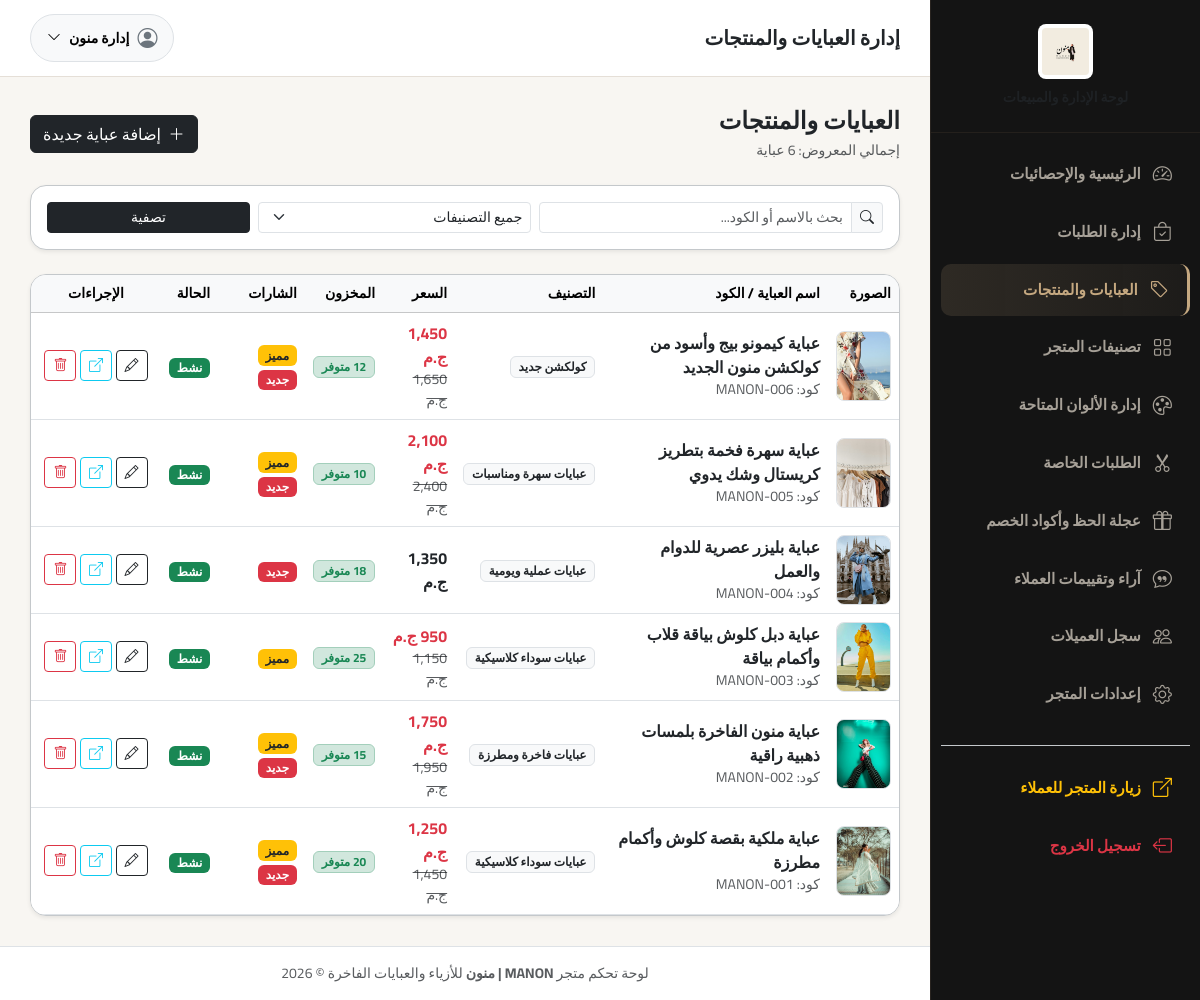
/admin/products.php (signed in), run on the app's committed database.
### tables this page shows
CREATE TABLE `products` (
  `id` INT AUTO_INCREMENT PRIMARY KEY,
  `category_id` INT NOT NULL,
  `name` VARCHAR(255) NOT NULL,
  `slug` VARCHAR(255) NOT NULL UNIQUE,
  `sku` VARCHAR(100) NULL,
  `short_desc` VARCHAR(500) NULL,
  `description` LONGTEXT NULL,
  `price` DECIMAL(10,2) NOT NULL,
  `sale_price` DECIMAL(10,2) NULL,
  `stock_quantity` INT NOT NULL DEFAULT 15,
  `sizes` VARCHAR(150) NOT NULL DEFAULT '52, 54, 56, 58, 60',
  `fabric` VARCHAR(150) NOT NULL DEFAULT 'حرير ملكي كوري فاخر',
  `color` VARCHAR(100) NOT NULL DEFAULT 'أسود فاحم ملكي',
  `main_image` VARCHAR(255) NOT NULL,
  `is_featured` TINYINT(1) NOT NULL DEFAULT 0,
  `is_new` TINYINT(1) NOT NULL DEFAULT 1,
  `is_active` TINYINT(1) NOT NULL DEFAULT 1,
  `views_count` INT NOT NULL DEFAULT 0,
  `created_at` DATETIME NOT NULL DEFAULT CURRENT_TIMESTAMP,
  `updated_at` DATETIME NOT NULL DEFAULT CURRENT_TIMESTAMP ON UPDATE CURRENT_TIMESTAMP,
  INDEX (`category_id`),
  INDEX (`slug`),
  INDEX (`is_active`),
  INDEX (`is_featured`),
  INDEX (`is_new`),
  CONSTRAINT `fk_product_category` FOREIGN KEY (`category_id`) REFERENCES `categories` (`id`) ON DELETE RESTRICT ON UPDATE CASCADE
);

CREATE TABLE `categories` (
  `id` INT AUTO_INCREMENT PRIMARY KEY,
  `name` VARCHAR(150) NOT NULL,
  `slug` VARCHAR(150) NOT NULL UNIQUE,
  `description` TEXT NULL,
  `image` VARCHAR(255) NULL,
  `is_active` TINYINT(1) NOT NULL DEFAULT 1,
  `sort_order` INT NOT NULL DEFAULT 0,
  `created_at` DATETIME NOT NULL DEFAULT CURRENT_TIMESTAMP,
  `updated_at` DATETIME NOT NULL DEFAULT CURRENT_TIMESTAMP ON UPDATE CURRENT_TIMESTAMP
);

### includes/functions.php (called while the page is built, shortened)
<?php
function e($string) {
    return htmlspecialchars((string)$string, ENT_QUOTES, 'UTF-8');
}
function getSetting($key, $default = '') {
    static $settingsCache = null;
    if ($settingsCache === null) {
        $db = getDB();
        try {
            $stmt = $db->query("SELECT setting_key, setting_value FROM settings");
            $settingsCache = $stmt->fetchAll(PDO::FETCH_KEY_PAIR);
        } catch (Exception $e) {
            $settingsCache = [];
        }
    }
    return $settingsCache[$key] ?? $default;
}
function formatPrice($amount) {
    $currency = getSetting('currency', DEFAULT_CURRENCY);
    return number_format((float)$amount, 0) . ' ' . $currency;
}

### admin/products.php (the view, shortened to what this page needs)
<?php
require_once __DIR__ . '/includes/header.php';
$db = getDB();
$search = trim($_GET['search'] ?? '');
$sql = "
    SELECT p.*, c.name AS category_name
    FROM products p
    JOIN categories c ON p.category_id = c.id
    WHERE 1=1
";
$params = [];
$sql .= " ORDER BY p.id DESC";
$stmt = $db->prepare($sql);
$stmt->execute($params);
$products = $stmt->fetchAll();
?>
<div class="d-flex flex-column flex-md-row justify-content-between align-items-md-center mb-4 gap-3">
    <div>
        <h4 class="fw-bold text-dark mb-1">العبايات والمنتجات</h4>
        <p class="text-muted small mb-0">إجمالي المعروض: <?= count($products) ?> عباية</p>
    </div>
    <div>
        <a href="product-add.php" class="btn btn-dark">
            <i class="bi bi-plus-lg me-1"></i> إضافة عباية جديدة
        </a>
    </div>
</div>
<div class="bg-white p-3 rounded-4 shadow-sm border border-secondary-subtle mb-4">
    <form action="products.php" method="GET" class="row g-2 align-items-center">
        <div class="col-md-5">
            <div class="input-group input-group-sm">
                <span class="input-group-text bg-light"><i class="bi bi-search"></i></span>
                <input type="text" name="search" class="form-control" placeholder="بحث بالاسم أو الكود..." value="<?= e($search) ?>">
            </div>
        </div>
        <div class="col-md-4">
            <select name="category" class="form-select form-select-sm" onchange="this.form.submit()">
                <option value="0">جميع التصنيفات</option>
            </select>
        </div>
        <div class="col-md-3 d-flex gap-2">
            <button type="submit" class="btn btn-dark btn-sm w-100">تصفية</button>
        </div>
    </form>
</div>
<div class="bg-white rounded-4 shadow-sm border border-secondary-subtle overflow-hidden">
    <?php if (empty($products)): ?>
        <div class="p-5 text-center text-muted">
            <i class="bi bi-box-seam fs-1 d-block mb-2"></i>
            لا توجد منتجات مطابقة لخيارات البحث.
        </div>
    <?php else: ?>
        <div class="table-responsive">
            <table class="table table-hover align-middle mb-0">
                <thead class="table-light small">
                    <tr>
                        <th style="width: 70px;">الصورة</th>
                        <th>اسم العباية / الكود</th>
                        <th>التصنيف</th>
                        <th>السعر</th>
                        <th>المخزون</th>
                        <th>الشارات</th>
                        <th>الحالة</th>
                        <th class="text-center" style="width: 130px;">الإجراءات</th>
                    </tr>
                </thead>
                <tbody>
                    <?php foreach ($products as $p): ?>
                        <tr>
                            <td>
                                <img src="<?= BASE_URL . e($p['main_image']) ?>" alt="" class="rounded-3 border object-fit-cover" style="width: 55px; height: 70px;">
                            </td>
                            <td>
                                <div class="fw-bold text-dark"><?= e($p['name']) ?></div>
                                <div class="small text-muted">كود: <?= e($p['sku'] ?: '—') ?></div>
                            </td>
                            <td>
                                <span class="badge bg-light text-dark border"><?= e($p['category_name']) ?></span>
                            </td>
                            <td>
                                <?php if ($p['sale_price']): ?>
                                    <div class="fw-bold text-danger"><?= formatPrice($p['sale_price']) ?></div>
                                    <div class="small text-muted text-decoration-line-through"><?= formatPrice($p['price']) ?></div>
                                <?php else: ?>
                                    <div class="fw-bold text-dark"><?= formatPrice($p['price']) ?></div>
                                <?php endif; ?>
                            </td>
                            <td>
                                <?php if ($p['stock_quantity'] > 5): ?>
                                    <span class="badge bg-success-subtle text-success border border-success-subtle"><?= $p['stock_quantity'] ?> متوفر</span>
                                <?php elseif ($p['stock_quantity'] > 0): ?>
                                    <span class="badge bg-warning-subtle text-warning border border-warning-subtle"><?= $p['stock_quantity'] ?> متبقي قليل</span>
                                <?php else: ?>
                                    <span class="badge bg-danger-subtle text-danger border border-danger-subtle">نفد المخزون</span>
                                <?php endif; ?>
                            </td>
                            <td>
                                <?php if ($p['is_featured']): ?><span class="badge bg-warning text-dark me-1">مميز</span><?php endif; ?>
                                <?php if ($p['is_new']): ?><span class="badge bg-danger">جديد</span><?php endif; ?>
                            </td>
                            <td>
                                <?= $p['is_active'] ? '<span class="badge bg-success">نشط</span>' : '<span class="badge bg-secondary">معطل</span>' ?>
                            </td>
                            <td class="text-center">
                                <a href="product-edit.php?id=<?= $p['id'] ?>" class="btn btn-sm btn-outline-dark" title="تعديل">
                                    <i class="bi bi-pencil"></i>
                                </a>
                                <a href="<?= BASE_URL ?>product.php?id=<?= $p['id'] ?>" target="_blank" class="btn btn-sm btn-outline-info" title="معاينة في المتجر">
                                    <i class="bi bi-box-arrow-up-right"></i>
                                </a>
                                <a href="products.php?action=delete&id=<?= $p['id'] ?>" class="btn btn-sm btn-outline-danger" onclick="return confirm('هل أنتِ متأكدة من حذف هذا المنتج نهائياً؟')" title="حذف">
                                    <i class="bi bi-trash"></i>
                                </a>
                            </td>
                        </tr>
                    <?php endforeach; ?>
                </tbody>
            </table>
        </div>
    <?php endif; ?>
</div>
<?php require_once __DIR__ . '/includes/footer.php'; ?>

### admin/includes/header.php (style rules this page uses)
:root { --sidebar-bg: #141414; --sidebar-color: #B3ADA5; --gold-accent: #C5A880; --body-bg: #F8F6F2; }
body { font-family: 'Cairo', sans-serif; background-color: var(--body-bg); color: #1A1A1A; margin: 0; direction: rtl; }

### data on the page
products: main_image (picture), name "عباية كيمونو بيج وأسود من كولكشن منون الجديد", sku "MANON-006", category.name "كولكشن جديد", sale_price "1,450 ج.م", price "1,650 ج.م", stock_quantity "12", is_featured "مميز", is_new "جديد", is_active "نشط"
products: main_image (picture), name "عباية سهرة فخمة بتطريز كريستال وشك يدوي", sku "MANON-005", category.name "عبايات سهرة ومناسبات", sale_price "2,100 ج.م", price "2,400 ج.م", stock_quantity "10", is_featured "مميز", is_new "جديد", is_active "نشط"
products: main_image (picture), name "عباية بليزر عصرية للدوام والعمل", sku "MANON-004", category.name "عبايات عملية ويومية", price "1,350 ج.م", stock_quantity "18", is_new "جديد", is_active "نشط"
products: main_image (picture), name "عباية دبل كلوش بياقة قلاب وأكمام بياقة", sku "MANON-003", category.name "عبايات سوداء كلاسيكية", sale_price "950 ج.م", price "1,150 ج.م", stock_quantity "25", is_featured "مميز", is_active "نشط"
products: main_image (picture), name "عباية منون الفاخرة بلمسات ذهبية راقية", sku "MANON-002", category.name "عبايات فاخرة ومطرزة", sale_price "1,750 ج.م", price "1,950 ج.م", stock_quantity "15", is_featured "مميز", is_new "جديد", is_active "نشط"
products: main_image (picture), name "عباية ملكية بقصة كلوش وأكمام مطرزة", sku "MANON-001", category.name "عبايات سوداء كلاسيكية", sale_price "1,250 ج.م", price "1,450 ج.م", stock_quantity "20", is_featured "مميز", is_new "جديد", is_active "نشط"

### other printed values
$adminTitle "إدارة العبايات والمنتجات"
$adminUser['name'] "إدارة منون"
